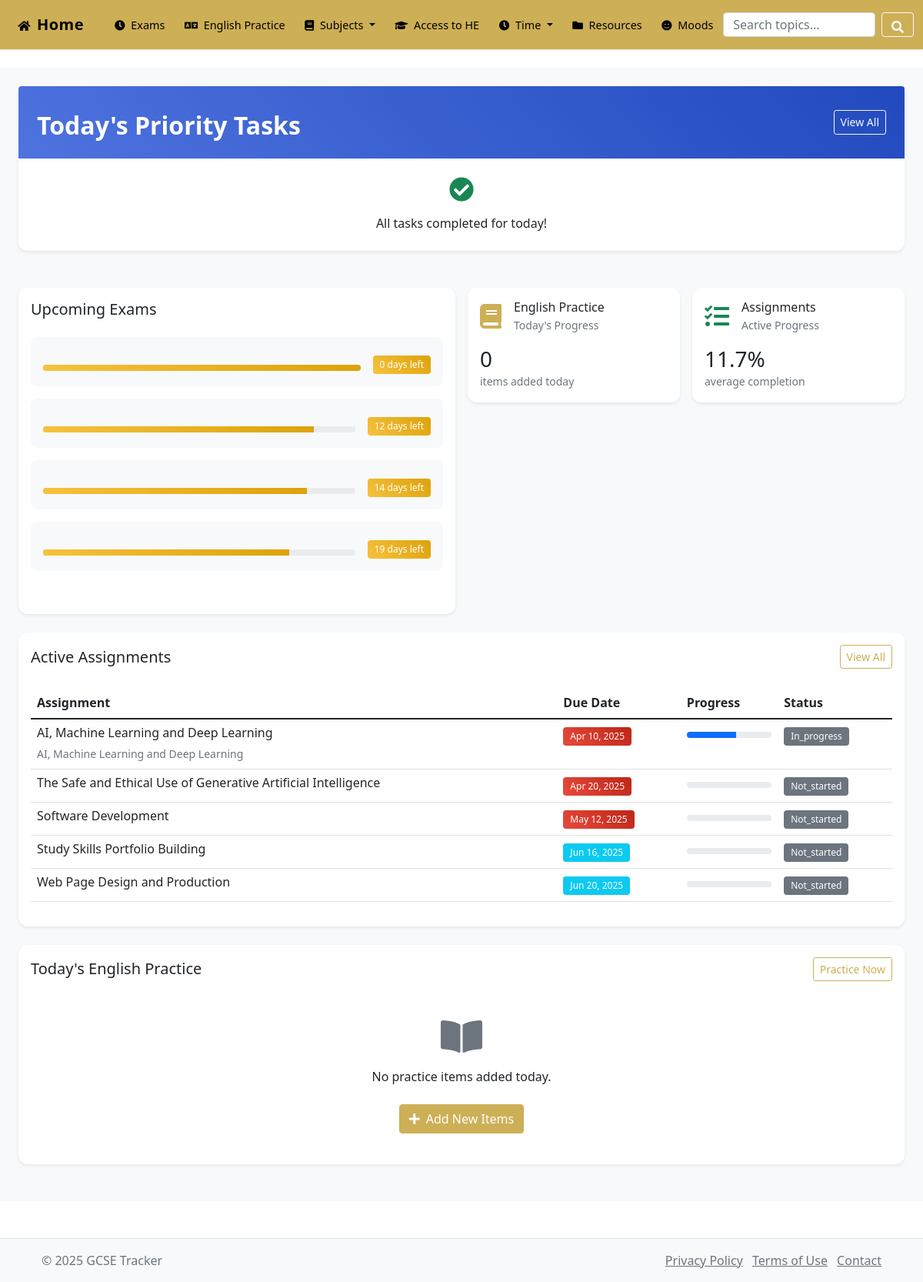
Page /dashboard.php on the committed database.
### tables this page shows
CREATE TABLE `exams` (
  `id` int(11) NOT NULL,
  `subject_id` int(11) DEFAULT NULL,
  `title` varchar(100) NOT NULL,
  `exam_date` datetime NOT NULL,
  `duration` int(11) DEFAULT 120,
  `location` varchar(100) DEFAULT NULL,
  `exam_board` varchar(50) DEFAULT NULL,
  `paper_code` varchar(20) DEFAULT NULL,
  `importance` int(11) DEFAULT 3,
  `notes` text DEFAULT NULL,
  `section_a_topics` text DEFAULT NULL,
  `section_b_topics` text DEFAULT NULL,
  `total_marks` int(11) DEFAULT 0,
  `calculator_allowed` tinyint(1) DEFAULT 0,
  `formula_sheet_provided` tinyint(1) DEFAULT 0,
  `equipment_needed` text DEFAULT NULL,
  `special_instructions` text DEFAULT NULL,
  `revision_resources` text DEFAULT NULL,
  `exam_tips` text DEFAULT NULL,
  `syllabus_link` varchar(255) DEFAULT NULL
);

CREATE TABLE `access_assignments` (
  `id` int(11) NOT NULL,
  `unit_id` int(11) DEFAULT NULL,
  `unit_overview` text DEFAULT NULL,
  `title` varchar(255) NOT NULL,
  `overview` text DEFAULT NULL,
  `question_text` text DEFAULT NULL,
  `guidance` text DEFAULT NULL,
  `word_limit` int(11) DEFAULT NULL,
  `credits` int(11) NOT NULL,
  `due_date` date NOT NULL,
  `description` text DEFAULT NULL,
  `status` enum('not_started','in_progress','completed') DEFAULT 'not_started',
  `created_at` datetime DEFAULT current_timestamp(),
  `updated_at` datetime DEFAULT current_timestamp() ON UPDATE current_timestamp(),
  `total_criteria` int(11) DEFAULT 0,
  `completed_criteria` int(11) DEFAULT 0,
  `progress_percentage` decimal(5,2) DEFAULT 0.00,
  `priority` enum('low','medium','high') DEFAULT 'medium',
  `estimated_hours` int(11) DEFAULT NULL,
  `actual_hours` int(11) DEFAULT 0,
  `submitted_date` datetime DEFAULT NULL
);

CREATE TABLE `access_course_units` (
  `id` int(11) NOT NULL,
  `unit_code` varchar(10) NOT NULL,
  `unit_name` varchar(255) NOT NULL,
  `description` text DEFAULT NULL,
  `credits` int(11) DEFAULT 3,
  `is_graded` tinyint(1) DEFAULT 1,
  `created_at` timestamp NOT NULL DEFAULT current_timestamp(),
  `updated_at` timestamp NOT NULL DEFAULT current_timestamp() ON UPDATE current_timestamp()
);

### dashboard.php (the view, shortened to what this page needs)
<?php
require_once 'includes/functions.php';
$tasks_query = "
    SELECT t.*, tc.name as category_name, tc.color as category_color
    FROM tasks t
    LEFT JOIN task_categories tc ON t.category_id = tc.id
    WHERE DATE(t.due_date) = CURRENT_DATE
    AND t.status != 'completed'
    ORDER BY t.priority DESC, t.due_time ASC
";
$tasks_result = $conn->query($tasks_query);
$today_tasks = $tasks_result->fetch_all(MYSQLI_ASSOC);
$exams_query = "
    SELECT *,
           DATEDIFF(exam_date, CURRENT_DATE) as days_left
    FROM exams
    WHERE exam_date >= CURRENT_DATE
    ORDER BY exam_date ASC
    LIMIT 5
";
$exams_result = $conn->query($exams_query);
$upcoming_exams = $exams_result->fetch_all(MYSQLI_ASSOC);
$english_stats_query = "
    SELECT
        COUNT(*) as total_items,
        SUM(CASE WHEN created_at = CURRENT_DATE THEN 1 ELSE 0 END) as items_today,
        (SELECT COUNT(*) FROM favorite_practice_items) as total_favorites
    FROM practice_items
";
$english_stats = $conn->query($english_stats_query)->fetch_assoc();
$assignments_query = "
    SELECT a.*, u.unit_name,
           (a.completed_criteria / NULLIF(a.total_criteria, 0)) * 100 as completion_percentage
    FROM access_assignments a
    LEFT JOIN access_course_units u ON a.unit_id = u.id
    WHERE a.status != 'completed'
    ORDER BY a.due_date ASC
    LIMIT 5
";
$assignments_result = $conn->query($assignments_query);
$active_assignments = $assignments_result->fetch_all(MYSQLI_ASSOC);
$words_query = "
    SELECT pi.*, pc.name as category_name,
           CASE WHEN fpi.practice_item_id IS NOT NULL THEN 1 ELSE 0 END as is_favorite
    FROM practice_items pi
    LEFT JOIN practice_categories pc ON pi.category_id = pc.id
    LEFT JOIN favorite_practice_items fpi ON pi.id = fpi.practice_item_id
    WHERE DATE(pi.created_at) = CURRENT_DATE
    ORDER BY pi.created_at DESC
    LIMIT 5
";
$words_result = $conn->query($words_query);
$today_words = $words_result->fetch_all(MYSQLI_ASSOC);
require_once 'includes/header.php';
?>
<div class="dashboard">
    <section class="dashboard-section mb-4">
        <div class="container-fluid">
            <div class="row g-3">
                <div class="col-12">
                    <div class="card border-0 shadow-sm">
                        <div class="card-body p-0">
                            <div class="p-4 bg-primary text-white rounded-top">
                                <div class="d-flex justify-content-between align-items-center">
                                    <h2 class="h5 mb-0">Today's Priority Tasks</h2>
                                    <a href="tasks.php" class="btn btn-sm btn-outline-light">View All</a>
                                </div>
                            </div>
                            <?php if (empty($today_tasks)): ?>
                                <div class="p-4 text-center">
                                    <i class="fas fa-check-circle fa-2x text-success mb-3"></i>
                                    <p class="mb-0">All tasks completed for today!</p>
                                </div>
                            <?php endif; ?>
                        </div>
                    </div>
                </div>
            </div>
        </div>
    </section>
    <section class="dashboard-section mb-4">
        <div class="container-fluid">
            <div class="row g-3">
                <div class="col-md-6">
                    <div class="card border-0 shadow-sm h-100">
                        <div class="card-body">
                            <h3 class="h5 mb-4">Upcoming Exams</h3>
                            <?php if (empty($upcoming_exams)): ?>
                                <p class="text-muted">No upcoming exams scheduled.</p>
                            <?php else: ?>
                                <?php foreach ($upcoming_exams as $exam): ?>
                                    <div class="exam-countdown mb-3">
                                        <div class="d-flex align-items-center">
                                            <div class="progress flex-grow-1" style="height: 8px;">
                                                <?php
                                                $days_left = max(0, $exam['days_left']);
                                                $total_days = 90;
                                                $progress = 100 - (($days_left / $total_days) * 100);
                                                ?>
                                                <div class="progress-bar bg-warning" style="width: <?php echo $progress; ?>%"></div>
                                            </div>
                                            <span class="ms-3 badge bg-warning">
                                                <?php echo $days_left; ?> days left
                                            </span>
                                        </div>
                                    </div>
                                <?php endforeach; ?>
                            <?php endif; ?>
                        </div>
                    </div>
                </div>
                <div class="col-md-6">
                    <div class="row g-3">
                        <div class="col-6">
                            <div class="card border-0 shadow-sm">
                                <div class="card-body">
                                    <div class="d-flex align-items-center mb-3">
                                        <div class="flex-shrink-0">
                                            <i class="fas fa-book fa-2x text-primary"></i>
                                        </div>
                                        <div class="ms-3">
                                            <h6 class="mb-0">English Practice</h6>
                                            <small class="text-muted">Today's Progress</small>
                                        </div>
                                    </div>
                                    <h3 class="mb-0"><?php echo $english_stats['items_today']; ?></h3>
                                    <small class="text-muted">items added today</small>
                                </div>
                            </div>
                        </div>
                        <div class="col-6">
                            <div class="card border-0 shadow-sm">
                                <div class="card-body">
                                    <div class="d-flex align-items-center mb-3">
                                        <div class="flex-shrink-0">
                                            <i class="fas fa-tasks fa-2x text-success"></i>
                                        </div>
                                        <div class="ms-3">
                                            <h6 class="mb-0">Assignments</h6>
                                            <small class="text-muted">Active Progress</small>
                                        </div>
                                    </div>
                                    <?php
                                    $total_progress = 0;
                                    $assignment_count = count($active_assignments);
                                    foreach ($active_assignments as $assignment) {
                                        $total_progress += $assignment['completion_percentage'];
                                    }
                                    $average_progress = $assignment_count > 0 ? $total_progress / $assignment_count : 0;
                                    ?>
                                    <h3 class="mb-0"><?php echo number_format($average_progress, 1); ?>%</h3>
                                    <small class="text-muted">average completion</small>
                                </div>
                            </div>
                        </div>
                    </div>
                </div>
            </div>
        </div>
    </section>
    <section class="dashboard-section mb-4">
        <div class="container-fluid">
            <div class="card border-0 shadow-sm">
                <div class="card-body">
                    <div class="d-flex justify-content-between align-items-center mb-4">
                        <h3 class="h5 mb-0">Active Assignments</h3>
                        <a href="assignments.php" class="btn btn-sm btn-outline-primary">View All</a>
                    </div>
                    <?php if (empty($active_assignments)): ?>
                        <p class="text-muted">No active assignments.</p>
                    <?php else: ?>
                        <div class="table-responsive">
                            <table class="table table-hover">
                                <thead>
                                    <tr>
                                        <th>Assignment</th>
                                        <th>Due Date</th>
                                        <th>Progress</th>
                                        <th>Status</th>
                                    </tr>
                                </thead>
                                <tbody>
                                    <?php foreach ($active_assignments as $assignment): ?>
                                        <tr>
                                            <td>
                                                <h6 class="mb-1"><?php echo htmlspecialchars($assignment['title']); ?></h6>
                                                <small class="text-muted"><?php echo htmlspecialchars($assignment['unit_name']); ?></small>
                                            </td>
                                            <td>
                                                <?php
                                                $days_until_due = (strtotime($assignment['due_date']) - time()) / (60 * 60 * 24);
                                                $badge_class = $days_until_due < 7 ? 'bg-danger' : ($days_until_due < 14 ? 'bg-warning' : 'bg-info');
                                                ?>
                                                <span class="badge <?php echo $badge_class; ?>">
                                                    <?php echo date('M j, Y', strtotime($assignment['due_date'])); ?>
                                                </span>
                                            </td>
                                            <td>
                                                <div class="progress" style="height: 8px;">
                                                    <div class="progress-bar" role="progressbar"
                                                         style="width: <?php echo $assignment['completion_percentage']; ?>%"></div>
                                                </div>
                                            </td>
                                            <td>
                                                <span class="badge bg-secondary">
                                                    <?php echo ucfirst($assignment['status']); ?>
                                                </span>
                                            </td>
                                        </tr>
                                    <?php endforeach; ?>
                                </tbody>
                            </table>
                        </div>
                    <?php endif; ?>
                </div>
            </div>
        </div>
    </section>
    <section class="dashboard-section mb-4">
        <div class="container-fluid">
            <div class="card border-0 shadow-sm">
                <div class="card-body">
                    <div class="d-flex justify-content-between align-items-center mb-4">
                        <h3 class="h5 mb-0">Today's English Practice</h3>
                        <a href="pages/EnglishPractice/practice.php" class="btn btn-sm btn-outline-primary">Practice Now</a>
                    </div>
                    <?php if (empty($today_words)): ?>
                        <div class="text-center py-4">
                            <i class="fas fa-book-open fa-3x text-muted mb-3"></i>
                            <p class="mb-4">No practice items added today.</p>
                            <a href="pages/EnglishPractice/daily_entry.php" class="btn btn-primary">
                                <i class="fas fa-plus me-2"></i>Add New Items
                            </a>
                        </div>
                    <?php endif; ?>
                </div>
            </div>
        </div>
    </section>
</div>
<?php require_once 'includes/footer.php'; ?>

### rows in the picture
exams: $progress 100 (drawn), days_left "0"
exams: $progress 86.666666666667 (drawn), days_left "12"
exams: $progress 84.444444444444 (drawn), days_left "14"
exams: $progress 78.888888888889 (drawn), days_left "19"
access_assignments: title "AI, Machine Learning and Deep Learning", access_course_units.unit_name "AI, Machine Learning and Deep Learning", due_date "Apr 10, 2025", $assignment['completion_percentage'] 58.3333 (drawn), status "In_progress"
access_assignments: title "The Safe and Ethical Use of Generative Artificial Intelligence", due_date "Apr 20, 2025", status "Not_started"
access_assignments: title "Software Development", due_date "May 12, 2025", status "Not_started"
access_assignments: title "Study Skills Portfolio Building", due_date "Jun 16, 2025", status "Not_started"
access_assignments: title "Web Page Design and Production", due_date "Jun 20, 2025", status "Not_started"

### other values in the picture
$english_stats['items_today'] "0"
$average_progress "11.7"
